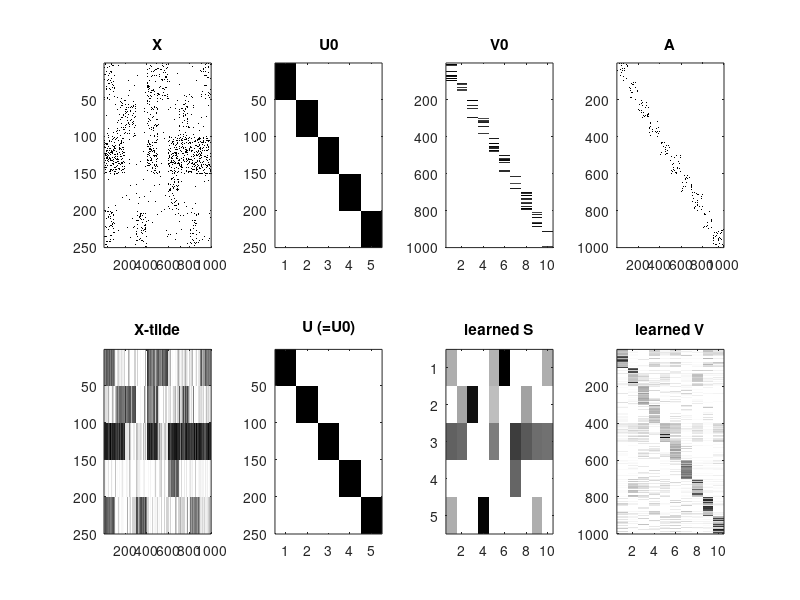

MATLAB code to generate this figure:
%%
clc; close all;

%--------------------------------------------------------------------------
% This script is an implementation for the first simulation experiment 
% in Supplementary Information (see Sec. 3 and Fig. 1 in Supplementary Information)
%
%
% Network regularized non-negative TRI matrix factorization for PATHway
% identification (NTriPath)
%
% Written by Sunho Park (sunho.park@utsouthwestern.edu)
%            Clinical Sciences department,
%            University of Texas Southwestern Medical Center
%
% This software implements the network regularized non-negative tri-matrix factorization method 
% which integrates somatic mutation data with human protein-protein interaction networks and a pathways database. 
% Driver pathways altered by somatic mutations across different types of cancer
% can be identified by solving the following problem:
%  
%  \min_{S>=0,V>=0} ||X - USV'||_W^2 
%                   + lambda_S ||S||_1^2 + lambda_V||V||_1^2
%                   + lambda_{V0}||V - V0||_F^2 + \lambda_{V_L}tr(V'LV)
%
% where ||X - USV'||_W^2 = sum_i sum_j W_ij(X_ij - [USV]_ij)^2   
%
% Reference:
%      "An integrative somatic mutation analysis to identify pathways 
%          linked with survival outcomes across 19 cancer types"
%      submitted to Nature Communication 
%
% Please send bug reports or questions to Sunho Park.
% This code comes with no guarantee or warranty of any kind.
%
% Last modified 8/22/2015
%--------------------------------------------------------------------------


%--- data generataion (see the mutation matrix X in Fig. 1 in Supplementary Information)
mn_NVBoxes = 5;  % the number of vertical blocks
mn_NHBoxes = 10; % the number of horizontal blocks

mn_NVelinBox = 50;  % the number of samples in a vertical block
mn_NHelinBox = 100; % the number of genes in a horizontal block

M = mn_NVBoxes*mn_NVelinBox; % the nubmer of samples
N = mn_NHBoxes*mn_NHelinBox; % the number of genes

K1 = mn_NVBoxes;
K2 = mn_NHBoxes;

% We considered different sparsity levels of the mutation data matrix 
% for each patient subgroup using probability P
mr_S2 = 0.8;  % P for the block 3
mr_S1 = 0.9;  % P for the rest blocks

mr_S3 = 0.99; % for noise terms

mr_S4 = 0.7; % 

% We generalize the weight loss function in the main paper. We allow W_ij
% to have a nonnegative constant when X_ij is zero.
mr_wX = 0.1; % the weight for the errors on zero entries in X  

% U0: Sample cluster (#samples X #cancer types)
U0 = zeros(M, K1);
for mn_i = 1:K1,            
    m_vidx = (mn_i-1)*mn_NVelinBox + 1:mn_i*mn_NVelinBox; 
    U0(m_vidx, mn_i) = 1;
end

% S0: subgroup-pathway association matrix (#subgroups X #pathways)
S0 = rand(K1, K2);

% V0: Initial pathway information (#pathways X #genes)
mm_Mat = rand(N, K2);
mm_Mat(mm_Mat<mr_S4) = 0;

V0 = zeros(N, K2);
for mn_i = 1:K2,
    m_vidx = (mn_i-1)*mn_NHelinBox + 1:mn_i*mn_NHelinBox; 
    V0(m_vidx, mn_i) = 1;    
end
V0 = V0.*mm_Mat;

% Generate Laplican matrix
% A: Gene-gene interaction network (#genes X #genes types)
% Laplaican matrix L: L = diag(sum(A,2)) - A
mr_SL = 0.90;

A = zeros(N,N);

mm_triuIDX = find(~tril(ones(mn_NHelinBox,mn_NHelinBox)));
for mn_i = 1:mn_NHBoxes,
    mv_idx = (mn_i-1)*mn_NHelinBox + 1:mn_i*mn_NHelinBox;

    mm_randMat = rand(mn_NHelinBox,mn_NHelinBox);        
    mm_randMat(mm_randMat<mr_SL) = 0; 
    mm_randMat = double(mm_randMat>0);
    
    mm_subMat = zeros(mn_NHelinBox,mn_NHelinBox);
    mm_subMat(mm_triuIDX) = mm_randMat(mm_triuIDX);
        
    A(mv_idx,mv_idx) = (mm_subMat+mm_subMat');
end

% D = diag(sum(A,2)) 
D = sum(A, 2); 
    
L = -A;
L(1:N+1:N*N) = D;

% mutation matrix: X
mm_Boxes = zeros(mn_NVBoxes,mn_NHBoxes);

mm_CoulnmSet = cell(5,1);

mm_CoulnmSet{1} = [1,5,6,10];
mm_CoulnmSet{2} = [2,3,5,8];
mm_CoulnmSet{3} = [1:2, 5,7, 8:10];
mm_CoulnmSet{4} = 7;
mm_CoulnmSet{5} = [1,4,9];

for mn_i = 1:5,
    mm_Boxes(mn_i, mm_CoulnmSet{mn_i}) = 1;
end 

mm_Mask = zeros(M, N);
for mn_i = 1:mn_NVBoxes,    
    m_vidx = (mn_i-1)*mn_NVelinBox + 1:mn_i*mn_NVelinBox; 
    mm_Mask(m_vidx,:) = repmat(reshape(repmat(mm_Boxes(mn_i,:)',[1,mn_NHelinBox])',...
                               [N,1])',[mn_NVelinBox,1]);
end

X = rand(M, N).*mm_Mask;

mm_rand = rand(M, N); 
mm_Score = mr_S1*ones(M, N);

mn_i = 3;
mv_idx = (mn_i-1)*mn_NVelinBox + 1:mn_i*mn_NVelinBox; 
mm_Score(mv_idx,:) = mr_S2;

mm_idx = mm_rand < mm_Score;
X(mm_idx) = 0;
X = double(X>0);

[nn, dd] = size(X);
tmp_rand = rand(nn,dd);

tmp_rand(tmp_rand<mr_S3) = 0; 
tmp_rand = double(tmp_rand > 0);

X = double((X + tmp_rand)>0);

figure; hold on;
subplot(2,4,1); imagesc(255-X); colormap(gray); title('X'); 
subplot(2,4,2); imagesc(255-U0); colormap(gray); title('U0'); 
subplot(2,4,3); imagesc(255-V0); colormap(gray); title('V0');
subplot(2,4,4); imagesc(255-A); colormap(gray); title('A');

%--- Nonnegative Matrix Tri-Factorization (NMTF)
% regularization parameters
lamda_V =0.1;
lamda_V0 = 0.1; 
lamda_VL = 0.1;

lamda_S = 0.001;

% the maximum iteration for NtriPath  
Maxiters = 20;
     
fprintf('lamda_V = %3.2f, lamda_{V0} = %3.2f, lamda_{VL} = %3.2f, lamda_S = %3.2f \n',...
         lamda_V, lamda_V0, lamda_VL, lamda_S);
                        
%--- initilaize parameters in the procedure for the inadmissible zeros problem
% kappa: Inadmissible structural zero avoidance adjustment (e.g. 1e-6)
% kappa_tol: Tolerance for identifying a potential structural nonzero (e.g., 1e-10)
% eps: minimum divisor to prevent divide-by-zero (e.g. 1e-10)
kappa = 1e-6;       
kappa_tol = 1e-10;  
eps = 1e-10;

%--- initilaize factor matrices
% U: Patient cluster (#patients X #cancer)
% S: Subgroup-pathway association matrix (#subgroups X #pathways)
% V: Updated pathway information (#pathways X #genes)
% Here, we assume that U is fixed during the learning process. 
U = max(U0, kappa);
S = ones(K1, K2);                     
V = max(V0, kappa);                        

% W (weight matrix): W_ij is 1 if X_ij is non zero, otherwise mr_wX                    
W = X > 0;
W_zero = W == 0;
   
for iter = 1:Maxiters,
    %--- update S
    % X_hat = (U*S*V')oW, where o is an element wise multiplication operator 
    X_hat = (U*S)*V';
    X_hat(W_zero) = mr_wX*X_hat(W_zero);
                            
    % multiplicative factor
    gamma_S = ((U'*X)*V)./( ((U'*X_hat)*V) + lamda_S*sum(sum(S)) + eps);
                            
    % checking inadmissible zeros
    ChkIDX = (S<kappa_tol) & (gamma_S>1);
                            
    S(ChkIDX) = (S(ChkIDX)+kappa).*gamma_S(ChkIDX);
    S(~ChkIDX) = S(~ChkIDX).*gamma_S(~ChkIDX);   
                           
    %- update V                  
    US = U*S;
                            
    X_hat = US*V';
    X_hat(W_zero) = mr_wX*X_hat(W_zero);
              
    % multiplicative factor                            
    gamma_V = ( (X'*US) + lamda_V0*V0 + lamda_VL*(A*V) )./...
                        ( (X_hat'*US) + lamda_V0*V ...
                                      + lamda_VL*(spdiags(D,0,N,N)*V) + lamda_V*sum(sum(V)) + eps );        
    % checking inadmissible zeros
    ChkIDX = (V<kappa_tol) & (gamma_V>1);
                            
    V(ChkIDX) = (V(ChkIDX)+kappa).*gamma_V(ChkIDX);
    V(~ChkIDX) = V(~ChkIDX).*gamma_V(~ChkIDX);
    
    % normalization of V and S
    V_sum = sum(V, 1);
    V = V./repmat(V_sum,[N,1]);
    S = S.*repmat(V_sum,[K1,1]);

    %- display the progress
    if  mod(iter, 10) == 0,
        fprintf('. %5d\n', iter);
    else
        fprintf('.');
    end
end
%-----------------------------------------------------------------%

X_tilde = U*(S*V');
subplot(2,4,5); imagesc(255-X_tilde); colormap(gray); title('X-tilde');
subplot(2,4,6); imagesc(255-U); colormap(gray); title('U (=U0)');
subplot(2,4,7); imagesc(255-S); colormap(gray); title('learned S');
subplot(2,4,8); imagesc(255-V); colormap(gray); title('learned V');
